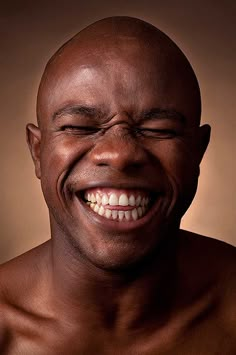
#> input picture foto pessoa randow 1.jpg, 236 x 355 px
$ python detectar_rosto.py 'foto pessoa randow 1.jpg'
#> lines starting #> are read from the running program, lines starting #| are printed output that depends on the picture
#!/usr/bin/env python3
# -*- coding: utf-8 -*-
"""
Módulo para detecção de rostos em imagens usando OpenCV Haar Cascade.
Usado para centralizar o corte das imagens nos rostos detectados.
"""

import cv2
import numpy as np
from PIL import Image


def detectar_rosto_principal(imagem_pil):
    """
    Detecta o rosto principal em uma imagem PIL e retorna suas coordenadas.

    Args:
        imagem_pil: Imagem PIL (RGB)

    Returns:
        tuple: (centro_x, centro_y, largura_rosto, altura_rosto) ou None se não detectar rosto
    """
    # Converte PIL para OpenCV (BGR)
    imagem_cv = cv2.cvtColor(np.array(imagem_pil), cv2.COLOR_RGB2BGR)

    # Converte para escala de cinza (melhor para detecção)
    gray = cv2.cvtColor(imagem_cv, cv2.COLOR_BGR2GRAY)

    # Carrega o classificador Haar Cascade para rostos
    # Este é um modelo pré-treinado que vem com o OpenCV
    face_cascade = cv2.CascadeClassifier(cv2.data.haarcascades + 'haarcascade_frontalface_default.xml')

    # Detecta rostos
    # scaleFactor: quanto a imagem é reduzida em cada escala (1.1 = 10% menor a cada vez)
    # minNeighbors: quantos vizinhos cada retângulo candidato deve ter para ser mantido
    # minSize: tamanho mínimo do rosto em pixels
    faces = face_cascade.detectMultiScale(
        gray,
        scaleFactor=1.1,
        minNeighbors=5,
        minSize=(30, 30)
    )

    if len(faces) == 0:
        # Nenhum rosto detectado
        return None

    # Se detectou múltiplos rostos, pega o maior (provavelmente o principal)
    if len(faces) > 1:
        # Ordena por área (largura * altura) em ordem decrescente
        faces = sorted(faces, key=lambda face: face[2] * face[3], reverse=True)

    # Pega o primeiro (maior) rosto
    x, y, w, h = faces[0]

    # Calcula o centro do rosto
    centro_x = x + w // 2
    centro_y = y + h // 2

    return (centro_x, centro_y, w, h)


def calcular_crop_centralizado_no_rosto(imagem_pil, largura_alvo, altura_alvo):
    """
    Calcula as coordenadas de corte para centralizar a imagem no rosto detectado.
    Se não detectar rosto, retorna corte centralizado normal.

    Args:
        imagem_pil: Imagem PIL (RGB)
        largura_alvo: Largura desejada do corte
        altura_alvo: Altura desejada do corte

    Returns:
        tuple: (x_inicio, y_inicio, x_fim, y_fim) - coordenadas do corte
    """
    largura_img = imagem_pil.width
    altura_img = imagem_pil.height

    # Tenta detectar rosto
    rosto = detectar_rosto_principal(imagem_pil)

    if rosto is not None:
        # Rosto detectado! Usa o centro do rosto como ponto de referência
        centro_x, centro_y, rosto_w, rosto_h = rosto
    else:
        # Nenhum rosto detectado - usa centro da imagem
        centro_x = largura_img // 2
        centro_y = altura_img // 2

    # Calcula a proporção necessária para preencher o tamanho alvo
    proporcao_alvo = largura_alvo / altura_alvo
    proporcao_img = largura_img / altura_img

    if proporcao_img > proporcao_alvo:
        # Imagem é mais larga - ajusta pela altura e corta as laterais
        nova_altura = altura_img
        nova_largura = int(altura_img * proporcao_alvo)

        # Calcula posição X para centralizar no rosto
        x_inicio = centro_x - nova_largura // 2

        # Garante que não sai dos limites
        if x_inicio < 0:
            x_inicio = 0
        elif x_inicio + nova_largura > largura_img:
            x_inicio = largura_img - nova_largura

        y_inicio = 0
        x_fim = x_inicio + nova_largura
        y_fim = altura_img

    else:
        # Imagem é mais alta - ajusta pela largura e corta topo/fundo
        nova_largura = largura_img
        nova_altura = int(largura_img / proporcao_alvo)

        # Calcula posição Y para centralizar no rosto
        y_inicio = centro_y - nova_altura // 2

        # Garante que não sai dos limites
        if y_inicio < 0:
            y_inicio = 0
        elif y_inicio + nova_altura > altura_img:
            y_inicio = altura_img - nova_altura

        x_inicio = 0
        x_fim = largura_img
        y_fim = y_inicio + nova_altura

    return (x_inicio, y_inicio, x_fim, y_fim)


def carregar_e_redimensionar_com_deteccao_rosto(caminho_imagem, largura, altura, verbose=False):
    """
    Carrega e recorta a imagem CENTRALIZANDO NO ROSTO detectado.
    Se não detectar rosto, faz corte centralizado normal.

    Args:
        caminho_imagem: Caminho para o arquivo de imagem
        largura: Largura desejada final
        altura: Altura desejada final
        verbose: Se True, imprime informações sobre detecção

    Returns:
        numpy.ndarray: Imagem processada (RGB)
    """
    try:
        # Abre a imagem
        img = Image.open(caminho_imagem)

        # Converte para RGB se necessário
        if img.mode != 'RGB':
            img = img.convert('RGB')

        # Calcula coordenadas de corte centralizadas no rosto
        x_inicio, y_inicio, x_fim, y_fim = calcular_crop_centralizado_no_rosto(img, largura, altura)

        # Faz o corte
        img_cortada = img.crop((x_inicio, y_inicio, x_fim, y_fim))

        # Redimensiona para o tamanho final
        img_final = img_cortada.resize((largura, altura), Image.Resampling.LANCZOS)

        if verbose:
            # Verifica se tinha rosto
            rosto = detectar_rosto_principal(img)
            if rosto:
                print(f"      ✓ Rosto detectado - cortado centralizado no rosto")
            else:
                print(f"      ○ Sem rosto - cortado no centro")

        return np.array(img_final)

    except Exception as e:
        if verbose:
            print(f"      ✗ Erro ao processar: {e}")
        # Em caso de erro, retorna imagem branca
        return np.ones((altura, largura, 3), dtype=np.uint8) * 255


# Função de teste
if __name__ == "__main__":
    import sys

    print("\n" + "="*60)
    print("TESTE DE DETECÇÃO DE ROSTOS")
    print("="*60)

    if len(sys.argv) > 1:
        # Testa com imagem fornecida
        caminho = sys.argv[1]
        print(f"\nTestando com: {caminho}")

        img = Image.open(caminho)
#> img is the input picture: PIL image 236x355 RGB; mean R, G, B 93.2, 54.5, 42.7
        if img.mode != 'RGB':
            img = img.convert('RGB')

        print(f"Tamanho original: {img.width}x{img.height}")
#| Tamanho original: 236x355

        rosto = detectar_rosto_principal(img)
#> in detectar_rosto_principal, `gray = cv2.cvtColor(imagem_cv, cv2.COLOR_BGR2GRAY)`:
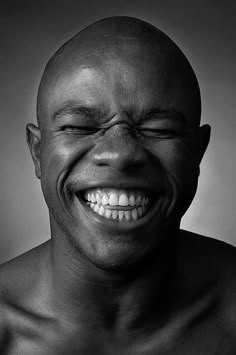
#> gray: shape (355, 236); min 0, max 249, mean 64.7
#> in detectar_rosto_principal, `faces = face_cascade.detectMultiScale( gray, scaleFactor=1.1, minNeigh..`: faces = [[31, 57, 178, 178]]
#> in detectar_rosto_principal, `x, y, w, h = faces[0]`: x = 31; y = 57; w = 178
#> in detectar_rosto_principal, `centro_x = x + w // 2`: centro_x = 120
#> in detectar_rosto_principal, `centro_y = y + h // 2`: centro_y = 146
#> rosto = (120, 146, 178, 178)
        if rosto:
            centro_x, centro_y, w, h = rosto
#> centro_x = 120; centro_y = 146; w = 178; h = 178
            print(f"✓ ROSTO DETECTADO!")
            print(f"  • Centro: ({centro_x}, {centro_y})")
#|   • Centro: (120, 146)
            print(f"  • Tamanho: {w}x{h} pixels")
#|   • Tamanho: 178x178 pixels
        else:
            print("✗ Nenhum rosto detectado")

        print("\nTestando corte 100x100 centralizado no rosto...")
        img_cortada = carregar_e_redimensionar_com_deteccao_rosto(caminho, 100, 100, verbose=True)
#> in calcular_crop_centralizado_no_rosto, `rosto = detectar_rosto_principal(imagem_pil)`: rosto = (120, 146, 178, 178)
#> in calcular_crop_centralizado_no_rosto, `centro_x, centro_y, rosto_w, rosto_h = rosto`: centro_x = 120; centro_y = 146; rosto_w = 178
#> in calcular_crop_centralizado_no_rosto, `y_inicio = centro_y - nova_altura // 2`: y_inicio = 28
#> in calcular_crop_centralizado_no_rosto, `y_fim = y_inicio + nova_altura`: y_fim = 264
#> in carregar_e_redimensionar_com_deteccao_rosto, `x_inicio, y_inicio, x_fim, y_fim = calcular_crop_centralizado_no_rosto..`: x_inicio = 0; y_inicio = 28; x_fim = 236; y_fim = 264
#> in carregar_e_redimensionar_com_deteccao_rosto, `img_cortada = img.crop((x_inicio, y_inicio, x_fim, y_fim))`:
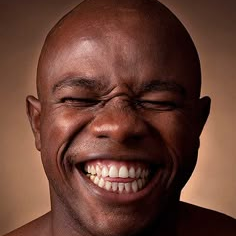
#> img_cortada: PIL image 236x236 RGB; mean R, G, B 103.3, 63.7, 51.3
#> in carregar_e_redimensionar_com_deteccao_rosto, `img_final = img_cortada.resize((largura, altura), Image.Resampling.LAN..`:
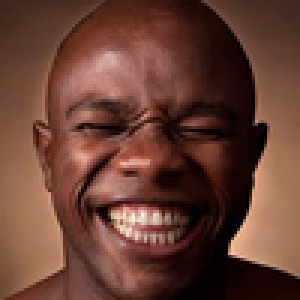
#> img_final: PIL image 100x100 RGB (shown 3 times larger); mean R, G, B 103.3, 63.8, 51.3
#> in carregar_e_redimensionar_com_deteccao_rosto, `rosto = detectar_rosto_principal(img)`: rosto = (120, 146, 178, 178)
        print(f"Imagem final: {img_cortada.shape}")
#| Imagem final: (100, 100, 3)

    else:
        print("\nUso: python detectar_rosto.py <caminho_imagem>")

    print("\n" + "="*60)
